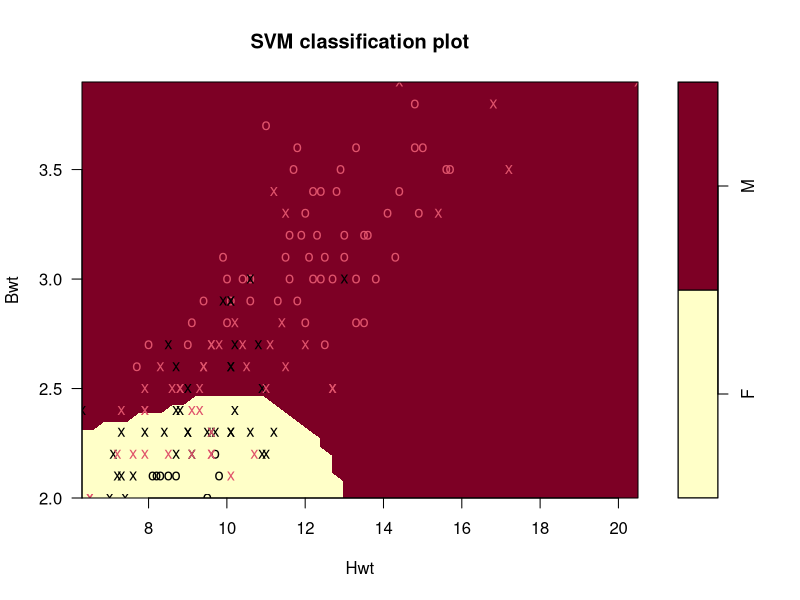
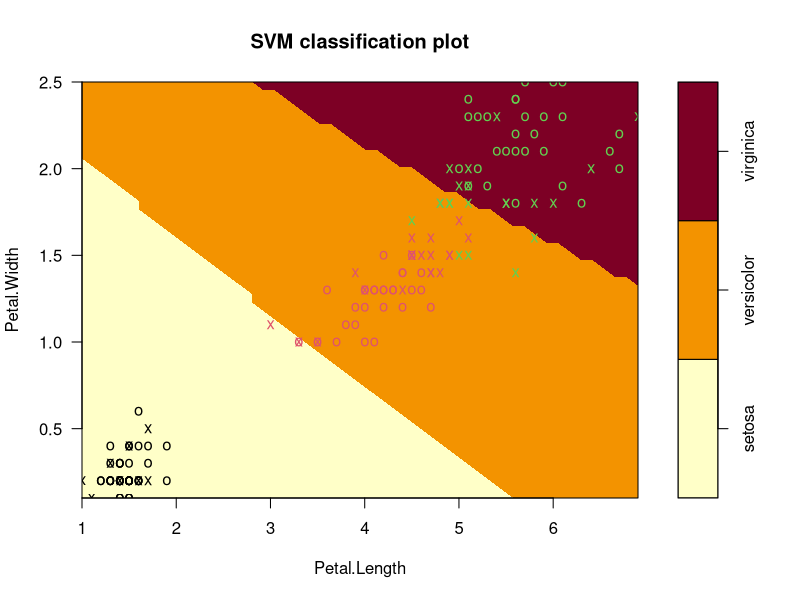

The R script that drew these images, in order: (Note: this script raises an error after producing the figures.)
#study about SVM

install.packages("e1071")
library("e1071")

## a simple example
library(MASS)
data(cats)
m <- svm(Sex~., data = cats)
plot(m, cats)

## more than two variables: fix 2 dimensions
data(iris)
m2 <- svm(Species~., data = iris)
plot(m2, iris, Petal.Width ~ Petal.Length,
     slice = list(Sepal.Width = 3, Sepal.Length = 4))



#Rでは有名な libsvm の wrapper である {kernlab} や {e1071}, {KlaR} でSVMを使えます。
#今回は {kernlab} を使って Iris libsvm
#の versicolor と virginica の2クラス分類を行ってみます。

#kernlab::ksvm の type には分類問題の場合は SVC (Support Vector Classification) , 
#回帰問題の場合は SVR (Support Vector Regression) を指定します。


require(kernlab)

set.seed(1500)

d <- data.frame(iris[51:150,3:4], y = as.character.factor(iris[51:150,5])) # versicolor and virginica
d$y <- setattr(d$y,"levels", c("versicolor", "virginica"))

iris.ksvm <- ksvm(
  y ~ ., # y is Species
  data = d,
  kernel = "rbfdot",
  kpar = list(sigma=0.2), # kernel param sigma
  C = 5, # margin param C
  cross = 3
)

print(iris.ksvm)

plot(iris.ksvm, data = d[,1:2])

table(d$y, predict(iris.ksvm, d[,1:2]))
#             versicolor virginica
# versicolor         47         3
# virginica           3        47
